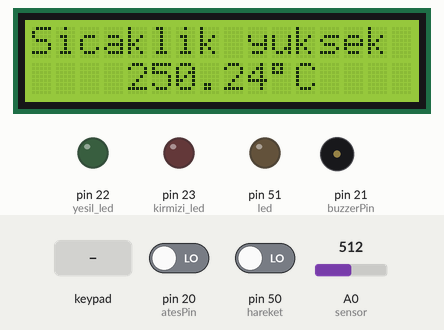
Recording of a sketch running on a simulated Arduino Mega 2560, built with avr-gcc and run on an emulated ATmega2560. Shown: 16×2 character LCD, output pins drawn as LEDs (lit = HIGH), buzzer (waves = sounding, pin HIGH). Inputs (shaded band) come from the test bench; at power-on: A0 (sensor) = 512, pin 20 (atesPin) LOW, pin 50 (hareket) LOW.

Above: at 1.7 s.
1.8 s: keypad keys 1 2 5 3 # pressed 0.4 s apart
At 3.8 s:
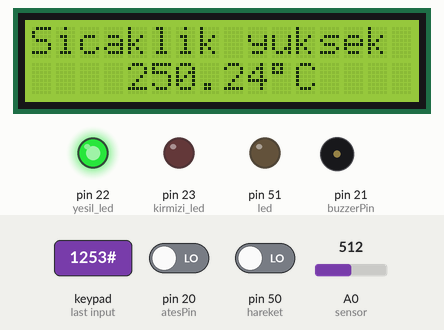
6.8 s: A0 (sensor) set to 220
At 8.2 s:
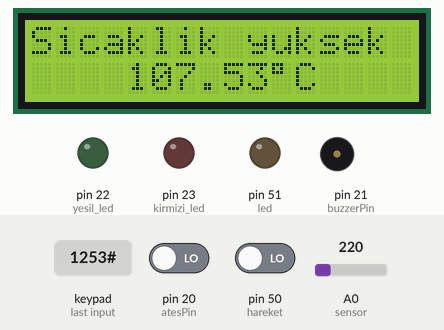
9.8 s: A0 (sensor) set to 193
At 10.8 s:
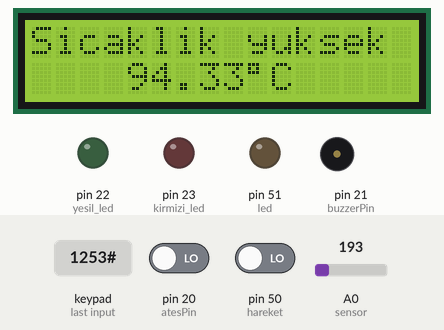
11.3 s: key '#' pressed
At 11.7 s:
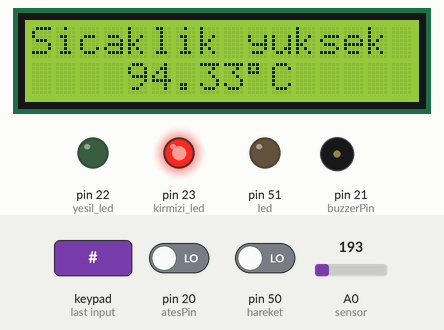
14.3 s: A0 (sensor) set to 20
At 15.5 s:
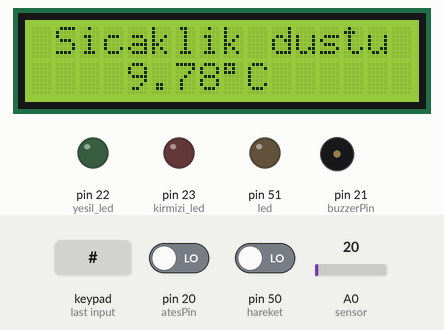
15.8 s: pin 20 (atesPin) driven HIGH
At 16.7 s:
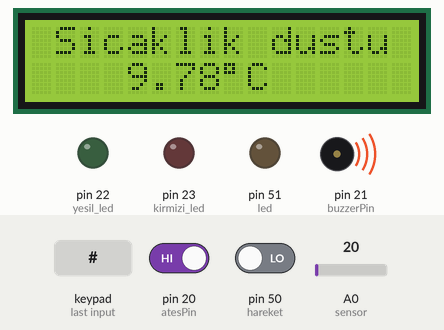
Timing chart, 0 to 18.3 s (numbered marks = the images above; inputs shaded):
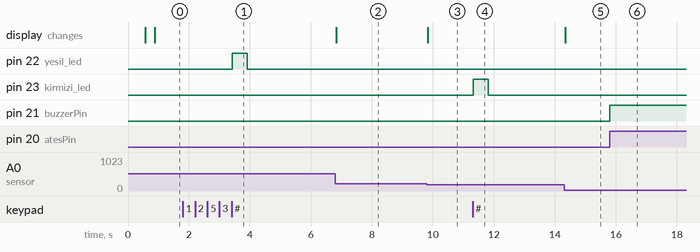

The sketch:

toplu.ino
```cpp
//Dijital termometre
#include<LiquidCrystal.h>
LiquidCrystal lcd(8, 9, 10, 11, 12, 13);
#define sensor A0

//Kilit sistemi
#include <Keypad.h>

int yesil_led = 22;
int kirmizi_led = 23;

const int satir_say = 4;
const int sutun_say = 3;

char keys[satir_say][sutun_say] = {
  {'1', '2', '3'},
  {'4', '5', '6'},
  {'7', '8', '9'},
  {'*', '0', '#'}
};

byte pin_satir[satir_say] = {27, 28, 29, 30};
byte pin_sutun[sutun_say] = {26, 25, 24};

Keypad keypad = Keypad( makeKeymap(keys), pin_satir, pin_sutun, satir_say, sutun_say );

const String sifre = "1253";
String sifre_giris;

//Yangin alarmi
const int buzzerPin = 21;
int atesPin = 20;
int ates = LOW;

//Hareket sensoru
int led = 51;
int hareket = 50;
int test = LOW;

void sicaklik_setup()
{
  analogReference(INTERNAL1V1);
  lcd.begin(16, 2);
  lcd.setCursor(0, 0);
  lcd.print("   dijital ");
  lcd.setCursor(0, 1);
  lcd.print("  termometre ");
}
void sicaklik_loop()
{
  // sicaklik olcum
  float reading = analogRead(sensor);
  float temperature = reading * (5.0 / 1023.0) * 100;
  delay(10);

  // sicaklik gosterme
  lcd.clear();
  lcd.setCursor(0, 0);
  if (temperature > 30)
  {
    lcd.print("Sicaklik yuksek");
  }
  else if (temperature < 20)
  {
    lcd.setCursor(1, 0);
    lcd.print("Sicaklik dustu");
  }
  else
  {
    lcd.setCursor(3, 0);
    lcd.print("Sicaklik");
  }
  lcd.setCursor(4, 1);
  lcd.print(temperature);
  lcd.print((char)223);
  lcd.print("C");
  //delay(1000);
}
void kilit_setup()
{
  Serial.begin(9600);
  pinMode(22, OUTPUT);
  pinMode(23, OUTPUT);
  sifre_giris.reserve(32); // max 32
}
void kilit_loop()
{
  char key = keypad.getKey();
  if (key)
  {
    if (key == '*') // * = temizleme
    {
      sifre_giris = "";
    }
    else if (key == '#') // # = onaylama
    {
      if (sifre == sifre_giris)
      {
        digitalWrite(yesil_led, HIGH);
        delay(500);
        digitalWrite(yesil_led, LOW);
      }
      else
      {
        digitalWrite(kirmizi_led, HIGH);
        delay(500);
        digitalWrite(kirmizi_led, LOW);
      }
      sifre_giris = "";
    }
    else
    {
      sifre_giris += key;
    }
  }
}
void yangin_setup()
{
  pinMode(buzzerPin, OUTPUT);
  pinMode(atesPin, INPUT);
  Serial.begin(9600);
}
void yangin_loop()
{
  ates = digitalRead(atesPin);
  if (ates == HIGH)
  {
    digitalWrite(buzzerPin, HIGH);
  }
  else
  {
    digitalWrite(buzzerPin, LOW);
  }
}
void hareket_setup()
{
  pinMode(led, OUTPUT);
  pinMode(hareket, INPUT);
}
void hareket_loop()
{
  test = digitalRead(hareket);
  if (test == HIGH)
  {
    digitalWrite(led, HIGH);
  }
  else
  {
    digitalWrite(led, LOW);
  }
}
void setup()
{
  sicaklik_setup();
  kilit_setup();
  yangin_setup();
  hareket_setup();
  delay(500);
  lcd.clear(); //ekrani temizle
}
void loop()
{
  sicaklik_loop();
  kilit_loop();
  yangin_loop();
  hareket_loop();
}
```

Measured:
- after the input at 1.8 s, pin 22 (yesil_led): LOW → HIGH after 1.6 s, → LOW 0.50 s later
- after the input at 6.8 s, the display: changes at once (image 2)
- after the input at 9.8 s, the display: changes at once (image 3)
- after the input at 11.3 s, pin 23 (kirmizi_led): LOW → HIGH at once, → LOW 0.50 s later
- after the input at 14.3 s, the display: changes at once (image 5)
- after the input at 15.8 s, pin 21 (buzzerPin): LOW → HIGH at once
